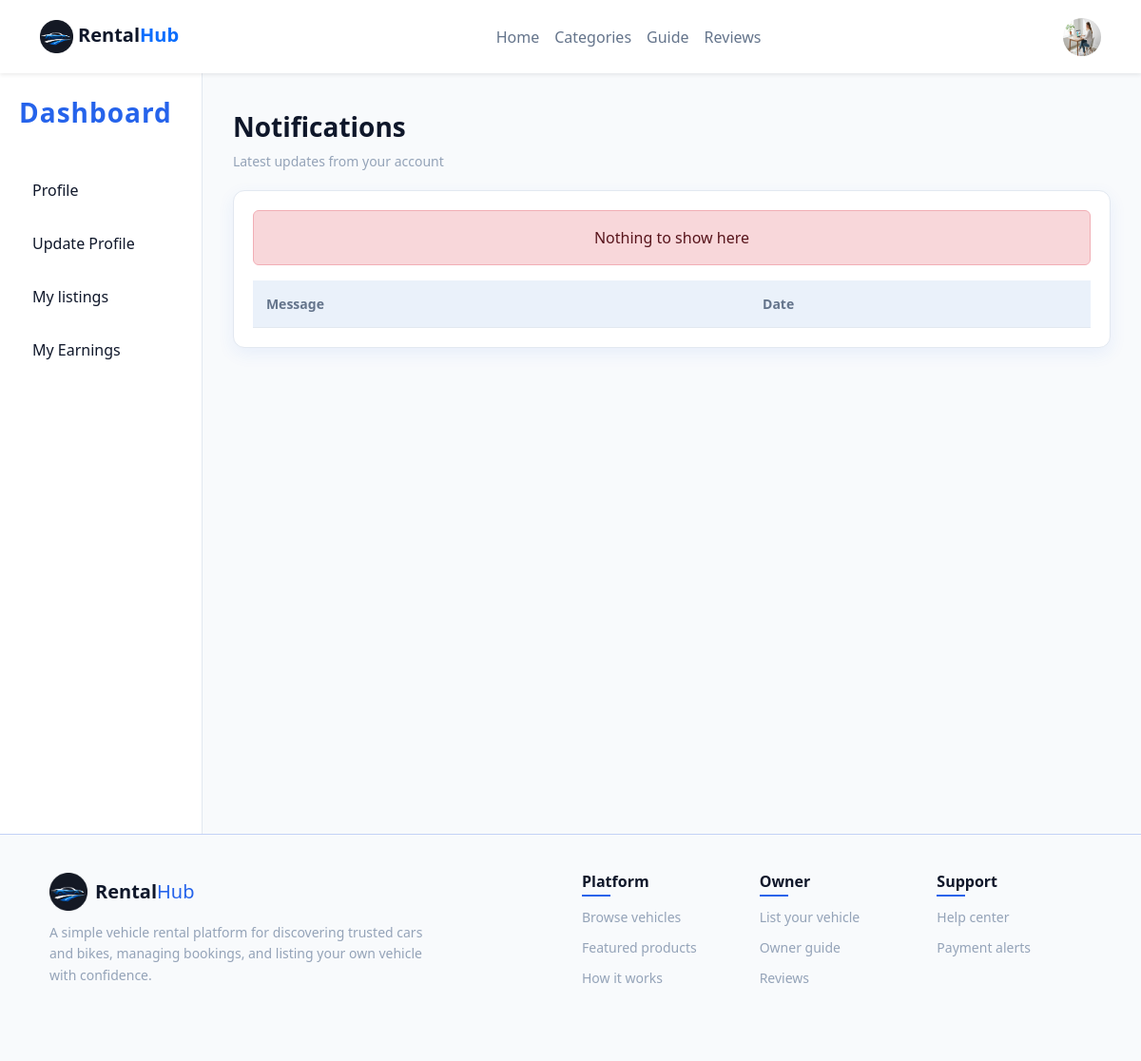
Page /account/notification/ (signed in) on the earlier database version.
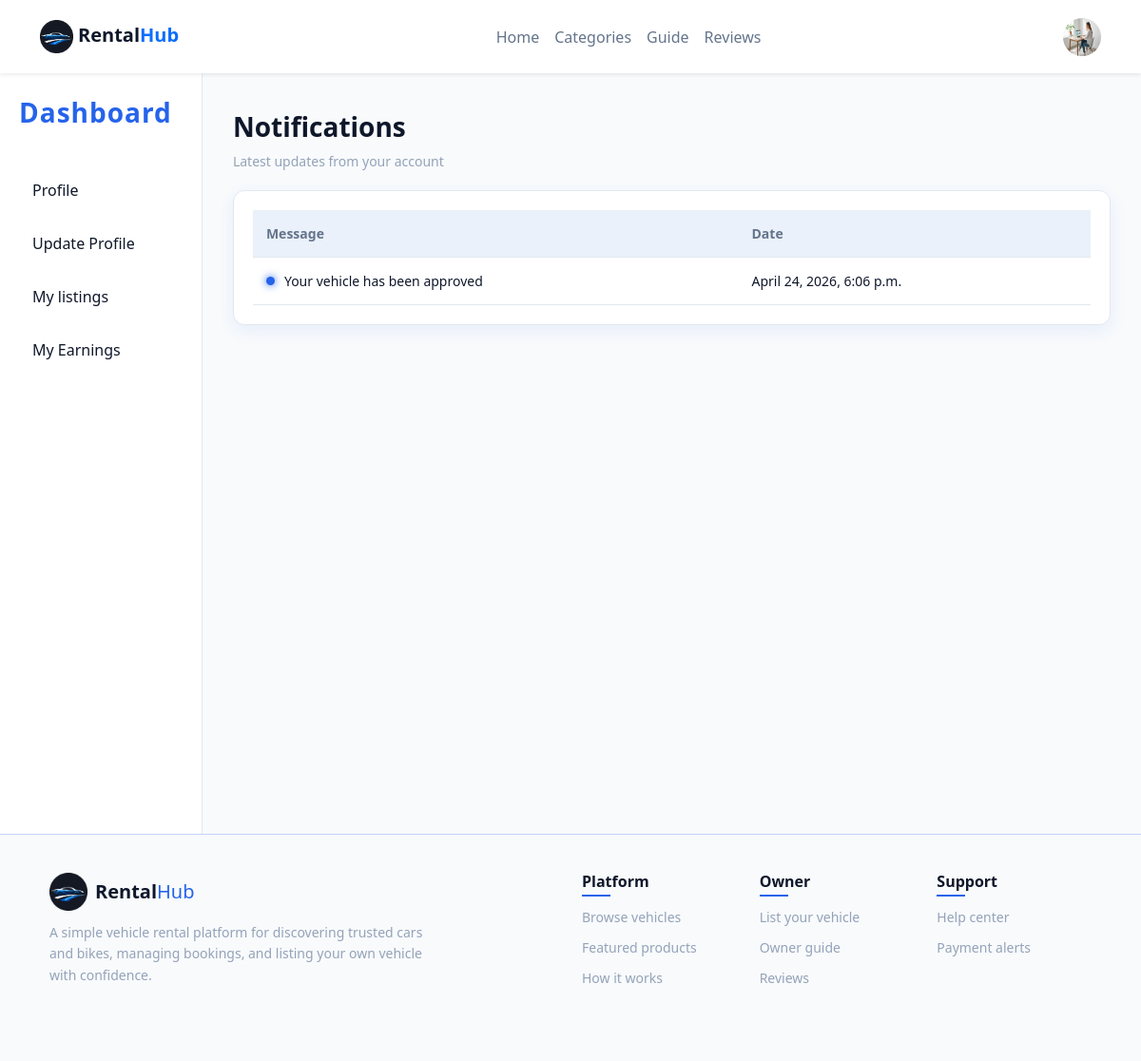
Same page on the later database version.
### account/models.py (models this page shows, shortened)
class Notification(models.Model):
    user = models.ForeignKey(User, on_delete=models.CASCADE, related_name="notifications")
    title = models.CharField(max_length=255)
    created_at = models.DateTimeField(auto_now_add=True)

### account/views.py (the view)
# urls.py: path('notification/',views.notification,name='notification'),
@login_required(login_url='log_in')
def notification(request):
    data=Notification.objects.filter(user=request.user)[::-1]
    return render(request,'profile/notification.html',{'data':data})

### account/templates/profile/notification.html
{% extends "dashboard.html" %}
{% load static %}
{% block procss %}
<link rel="stylesheet" href="{% static 'css/notification.css' %}">
{% endblock procss %}
{% block profile %}
<section class="notification-section">
    <div class="container">
        <div class="header">
            <h2>Notifications</h2>
            <p>Latest updates from your account</p>
        </div>
        <div class="table-wrapper">
            <table class="notification-table">
                <thead>
                    <tr>
                        <th>Message</th>
                        <th>Date</th>
                    </tr>
                </thead>
                <tbody>
                    {% if data %}
                    {% for i in data %}
                      <tr>
                        <td>
                            <div class="msg">
                                <span class="dot"></span>
                                {{i.title}}
                            </div>
                        </td>
                        <td>{{i.created_at}}</td>
                    </tr>
                    {% endfor %}
                    {% else %}
                    <div class="alert alert-danger text-center">Nothing to show here</div>
                    {% endif %}
                </tbody>
            </table>
        </div>
    </div>
</section>
{% endblock profile %}

Differences in the rows shown:
added Notification: title "Your vehicle has been approved", created_at "April 24, 2026, 6:06 p.m."
Other differences:
text no longer shown: "Nothing to show here"
